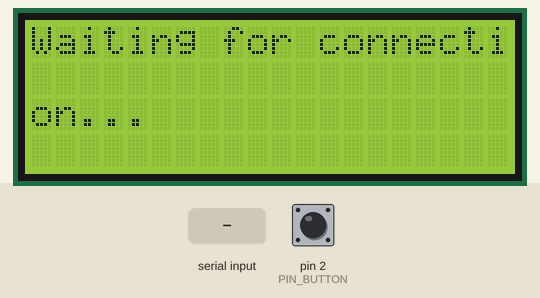
Bench run of a sketch on a simulated Arduino Uno, built with avr-gcc and run on an emulated ATmega328P. On the bench: 20×4 character LCD. Inputs (shaded band) come from the test bench; at power-on: pin 2 (PIN_BUTTON) HIGH.

Above: at 1.2 s.
1.3 s: "1" received over Serial
At 2.6 s:
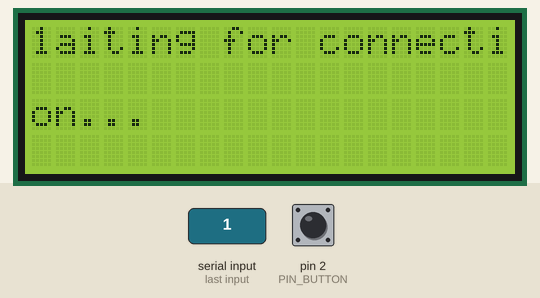
3.8 s: "0" received over Serial
At 5.6 s:
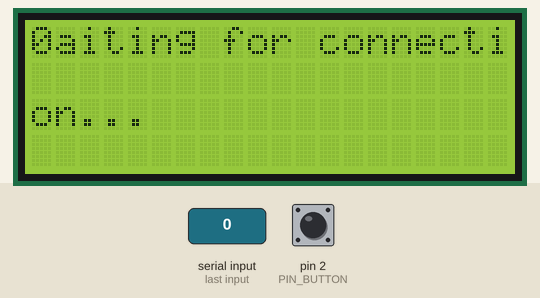
Timing chart, 0 to 7.1 s (numbered marks = the images above; inputs shaded):
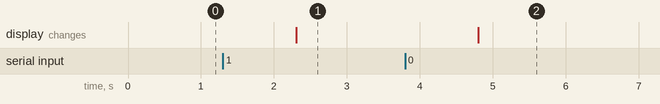

The sketch:

HardwareMonitor.ino
```cpp
#include <Wire.h>
#include <LiquidCrystal_I2C.h>
//Button pin
#define PIN_BUTTON 2
//Display settings for 2004A
LiquidCrystal_I2C lcd(0x27, 20, 4);

bool buttonNext = true;
String receiveVal;
void setup()
{
  //Initialize button and interrupting
  pinMode(PIN_BUTTON, INPUT_PULLUP);
  attachInterrupt(0, btnIsr, FALLING);

  //Initialize serial port
  Serial.begin(9600);

  //Initialize display
  lcd.init();
  lcd.backlight();
  lcd.noAutoscroll();
  lcd.print("Waiting for connection...");
}
//On button pressed
void btnIsr() {
  if (digitalRead(PIN_BUTTON) == LOW && buttonNext) {
    Serial.print("1");
    buttonNext = false;
    delay(100);
  }
  else if (digitalRead(PIN_BUTTON) == HIGH) buttonNext = true;
}
void loop()
{
  if (Serial.available() > 0)
  {
    receiveVal = Serial.readString();
    if (receiveVal != "123") {
      lcd.setCursor(0, 0);
      lcd.print(receiveVal);
    }
    else {
      //Answering or request
      Serial.print("s");
      lcd.clear();
      lcd.print("Connected");
    }
  }
}
```

Measured:
- after the input at 1.3 s, the display: changes after 1.0 s (image 1)
- after the input at 3.8 s, the display: changes after 1.0 s (image 2)
